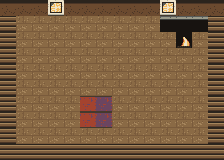

This game map was drawn from its Tiled (.tmx) file and the tilesets committed beside it. A one-line description and the full map source follow:
An orthogonal 14x10 tile map with 16x16 px tiles, 3 tile layers (floor, walls, dressing), 3 tilesets and 13 objects (8x furniture, 2x spawn, chest, bed, door).

<map version="1.10" tiledversion="1.12.0" orientation="orthogonal" renderorder="right-down" width="14" height="10" tilewidth="16" tileheight="16" infinite="0" nextlayerid="5" nextobjectid="14">
 <properties>
  <property name="map" value="farm_house" />
 </properties>
 <tileset firstgid="1" source="tiled/floors.tsx" />
 <tileset firstgid="13" source="tiled/walls.tsx" />
 <tileset firstgid="55" source="tiled/dressing.tsx" />
 <layer id="1" name="floor" width="14" height="10">
  <data encoding="csv">
2,2,2,2,2,2,2,2,2,2,2,2,2,2,
2,2,2,2,2,2,2,2,2,2,2,2,2,2,
2,2,2,2,2,2,2,2,2,2,2,2,2,2,
2,2,2,2,2,2,2,2,2,2,2,2,2,2,
2,2,2,2,2,2,2,2,2,2,2,2,2,2,
2,2,2,2,2,2,2,2,2,2,2,2,2,2,
2,2,2,2,2,9,10,2,2,2,2,2,2,2,
2,2,2,2,2,9,10,2,2,2,2,2,2,2,
2,2,2,2,2,2,2,2,2,2,2,2,2,2,
2,2,2,2,2,2,2,2,2,2,2,2,2,2
</data>
 </layer>
 <layer id="3" name="walls" width="14" height="10">
  <data encoding="csv">
29,29,29,24,29,29,29,29,29,29,24,29,29,29,
16,0,0,0,0,0,0,0,0,0,45,45,45,16,
16,0,0,0,0,0,0,0,0,0,0,46,0,16,
16,0,0,0,0,0,0,0,0,0,0,0,0,16,
16,0,0,0,0,0,0,0,0,0,0,0,0,16,
16,0,0,0,0,0,0,0,0,0,0,0,0,16,
16,0,0,0,0,0,0,0,0,0,0,0,0,16,
16,0,0,0,0,0,0,0,0,0,0,0,0,16,
16,0,0,0,0,0,0,0,0,0,0,0,0,16,
16,16,16,16,16,16,16,16,16,16,16,16,16,16
</data>
 </layer>
 <layer id="4" name="dressing" width="14" height="10">
  <data encoding="csv">
0,0,0,0,0,0,0,0,0,0,0,0,0,0,
0,0,0,0,0,0,0,0,0,0,0,0,0,0,
0,0,0,0,0,0,0,0,0,0,0,0,0,0,
0,0,0,0,0,0,0,0,0,0,0,0,0,0,
0,0,0,0,0,0,0,0,0,0,0,0,0,0,
0,0,0,0,0,0,0,0,0,0,0,0,0,0,
0,0,0,0,0,0,0,0,0,0,0,0,0,0,
0,0,0,0,0,0,0,0,0,0,0,0,0,0,
0,0,0,0,0,0,0,0,0,0,0,0,0,0,
0,0,0,0,0,0,0,0,0,0,0,0,0,0
</data>
 </layer>
 <objectgroup id="2" name="placements">
  <object id="1" name="farm_house_chest" type="chest" x="32" y="32" width="16" height="16">
   <properties>
    <property name="art" value="cupboard" />
   </properties>
  </object>
  <object id="2" name="stove" type="furniture" x="48" y="32" width="16" height="16" />
  <object id="3" name="pot" type="furniture" x="64" y="32" width="16" height="16" />
  <object id="4" name="bed" type="bed" x="192" y="48" width="16" height="16" />
  <object id="5" name="chair_side" type="furniture" x="80" y="64" width="16" height="16" />
  <object id="6" name="table" type="furniture" x="96" y="64" width="16" height="16" />
  <object id="7" name="chair_back" type="furniture" x="128" y="64" width="16" height="16" />
  <object id="8" name="default" type="spawn" x="96" y="80" width="16" height="16" />
  <object id="9" name="lamp" type="furniture" x="144" y="96" width="16" height="16" />
  <object id="10" name="bucket" type="furniture" x="16" y="112" width="16" height="16" />
  <object id="11" name="sack" type="furniture" x="192" y="112" width="16" height="16" />
  <object id="12" name="entry" type="spawn" x="112" y="128" width="16" height="16" />
  <object id="13" name="farm" type="door" x="112" y="144" width="16" height="16">
   <properties>
    <property name="spawn" value="house_door" />
   </properties>
  </object>
 </objectgroup>
</map>
